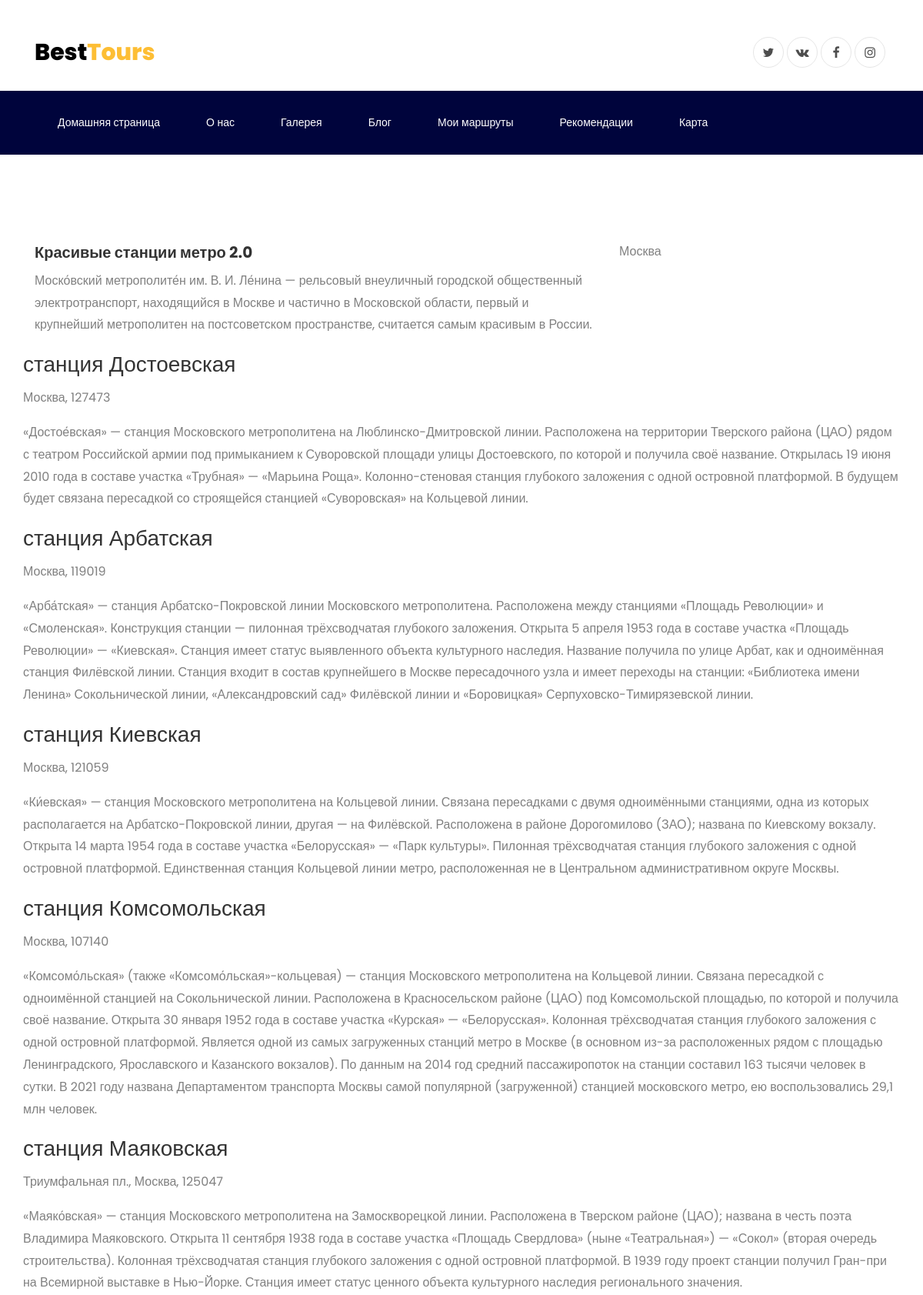
Screenshot of /cur_route/3 (upper part) with the database file from the repository.
### WebSite/models.py (models this page shows)
class UserRoute(models.Model):
    user = models.ForeignKey(User, on_delete=models.CASCADE)
    city = models.CharField(max_length=30)
    route_name = models.CharField(max_length=100)
    route_text = models.TextField(null=True, default=None)

class Attractions(models.Model):
    name = models.CharField(max_length=100)
    img_link = models.CharField(max_length=30)
    address = models.TextField(null=True, default=None)
    latitude = models.CharField(max_length=100, null=True, default=None)
    longitude = models.CharField(max_length=100, null=True, default=None)
    short_description = models.TextField(null=True, default=None)
    nearest_node = models.IntegerField(null=True, default=None)

### WebSite/views.py (the view)
# urls.py: path('cur_route/<int:route_id>', views.cur_route),
def cur_route(request, route_id):
    global city
    route = UserRoute.objects.get(id=route_id)
    route_attractions_list = RouteAttractions.objects.filter(route=route_id)
    name = route.route_name
    text = route.route_text
    if route.user == request.user:
        is_user = True
    else:
        is_user = False
    collection = []
    for cur_object in route_attractions_list:
        cur_attraction = Attractions.objects.get(id=cur_object.attraction.id)
        temp = {"point": cur_attraction.name,
                "address": cur_attraction.address,
                "description": cur_attraction.short_description}
        collection.append(temp)
    form = CurRouteForm()
    data = {"name": name, "city": city, "text": text, "collection": collection,
            "id": route_id, "is_user": is_user, "form": form}
    return render(request, "cur_route.html", context=data)

### WebSite/templates/cur_route.html (shortened to what this page needs)
{% extends "base.html" %}
{% load static %}
{% block content %}
    <section class="ftco-section">
    	<div class="container">
    		<div class="row">
    			<div class="col-md-8">
    				<h5 class="font-weight-bold">{{ name }}</h5>
    				<p>{{ text }}</p>
    			</div>
    			<div class="col-md-4">
    				<p>{{ city }}</p>
    			</div>
    		</div>
            {% for element in collection %}
                <div class="row">
                <h3>{{ element.point }}</h3>
                </div>
                <div class="row">
                  <p>{{ element.address }}</p>
                </div>
                <div class="row">
                  <p>{{ element.description }}</p>
                </div>
            {% endfor %}
    	</div>
    </section>
{% endblock content %}

### rows the page displays
UserRoute: route_name "Красивые станции метро 2.0", route_text "Моско́вский метрополите́н им. В. И. Ле́нина — рельсовый внеуличный городской общественный электротранспорт, находящийся в Москве и частично в Московской области, первый и крупнейший метрополитен на постсоветском пространстве, считается самым красивым в России.", city "Москва"
Attractions: point "станция Достоевская", address "Москва, 127473", description "«Достое́вская» — станция Московского метрополитена на Люблинско-Дмитровской линии. Расположена на территории Тверского района (ЦАО) рядом с театром Российской армии под примыканием к Суворовской площади улицы Достоевского, по которой и получила своё название. Открылась 19 июня 2010 года в составе участка «Трубная» — «Марьина Роща». Колонно-стеновая станция глубокого заложения с одной островной платформой. В будущем будет связана пересадкой со строящейся станцией «Суворовская» на Кольцевой линии."
Attractions: point "станция Арбатская", address "Москва, 119019", description "«Арба́тская» — станция Арбатско-Покровской линии Московского метрополитена. Расположена между станциями «Площадь Революции» и «Смоленская». Конструкция станции — пилонная трёхсводчатая глубокого заложения. Открыта 5 апреля 1953 года в составе участка «Площадь Революции» — «Киевская». Станция имеет статус выявленного объекта культурного наследия. Название получила по улице Арбат, как и одноимённая станция Филёвской линии. Станция входит в состав крупнейшего в Москве пересадочного узла и имеет переходы на станции: «Библиотека имени Ленина» Сокольнической линии, «Александровский сад» Филёвской линии и «Боровицкая» Серпуховско-Тимирязевской линии."
Attractions: point "станция Киевская", address "Москва, 121059", description "«Ки́евская» — станция Московского метрополитена на Кольцевой линии. Связана пересадками с двумя одноимёнными станциями, одна из которых располагается на Арбатско-Покровской линии, другая — на Филёвской. Расположена в районе Дорогомилово (ЗАО); названа по Киевскому вокзалу. Открыта 14 марта 1954 года в составе участка «Белорусская» — «Парк культуры». Пилонная трёхсводчатая станция глубокого заложения с одной островной платформой. Единственная станция Кольцевой линии метро, расположенная не в Центральном административном округе Москвы."
Attractions: point "станция Комсомольская", address "Москва, 107140", description "«Комсомо́льская» (также «Комсомо́льская»-кольцевая) — станция Московского метрополитена на Кольцевой линии. Связана пересадкой с одноимённой станцией на Сокольнической линии. Расположена в Красносельском районе (ЦАО) под Комсомольской площадью, по которой и получила своё название. Открыта 30 января 1952 года в составе участка «Курская» — «Белорусская». Колонная трёхсводчатая станция глубокого заложения с одной островной платформой. Является одной из самых загруженных станций метро в Москве (в основном из-за расположенных рядом с площадью Ленинградского, Ярославского и Казанского вокзалов). По данным на 2014 год средний пассажиропоток на станции составил 163 тысячи человек в сутки. В 2021…"
Attractions: point "станция Маяковская", address "Триумфальная пл., Москва, 125047", description "«Маяко́вская» — станция Московского метрополитена на Замоскворецкой линии. Расположена в Тверском районе (ЦАО); названа в честь поэта Владимира Маяковского. Открыта 11 сентября 1938 года в составе участка «Площадь Свердлова» (ныне «Театральная») — «Сокол» (вторая очередь строительства). Колонная трёхсводчатая станция глубокого заложения с одной островной платформой. В 1939 году проект станции получил Гран-при на Всемирной выставке в Нью-Йорке. Станция имеет статус ценного объекта культурного наследия регионального значения."
